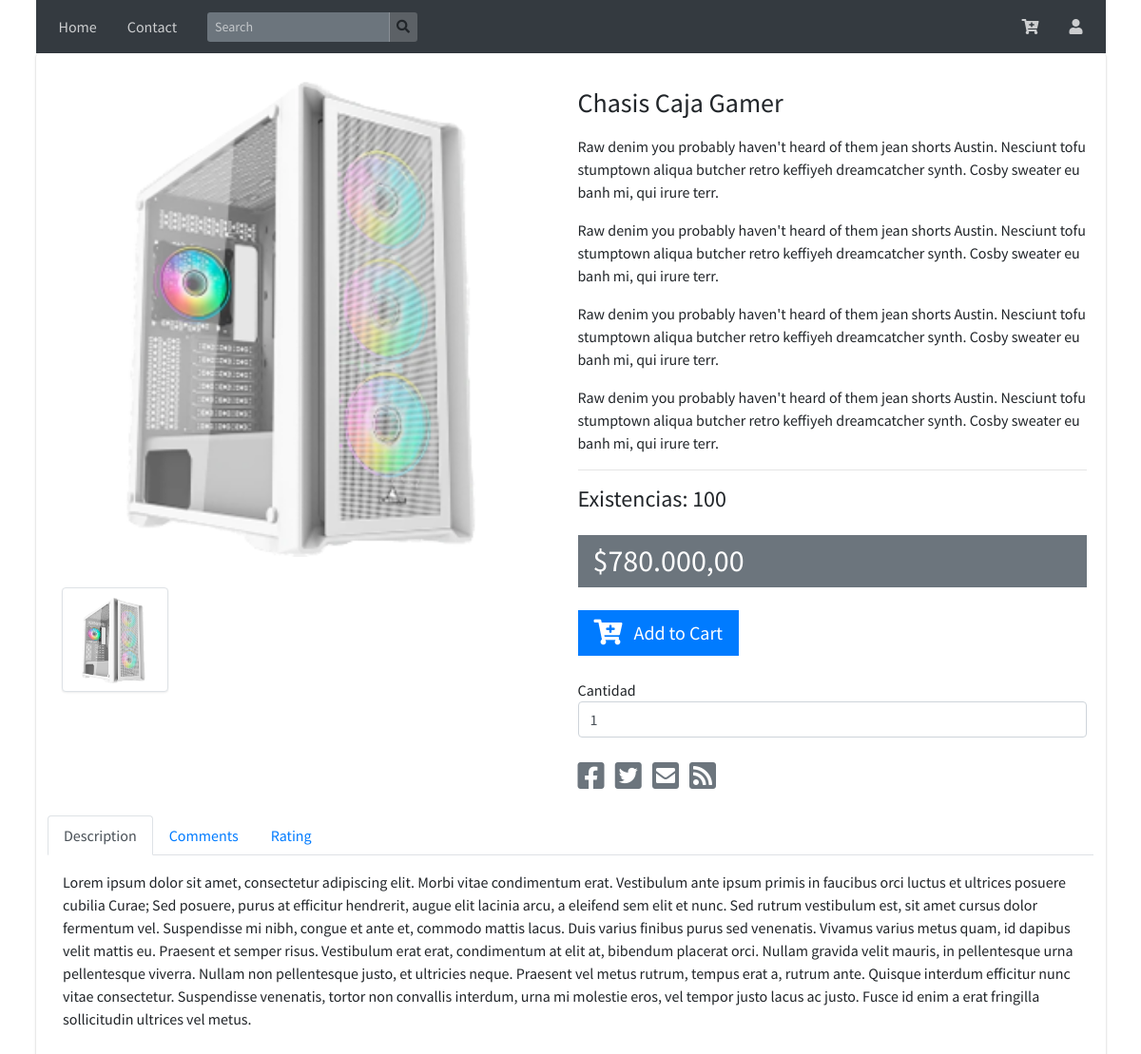
/index.php?modulo=detalleProducto&id=6, run on the app's committed database.
### tables this page shows
CREATE TABLE `files` (
  `id` int(11) NOT NULL,
  `filename` varchar(250) NOT NULL DEFAULT '',
  `filesize` int(11) NOT NULL DEFAULT 0,
  `web_path` varchar(250) NOT NULL DEFAULT '',
  `system_path` varchar(250) NOT NULL DEFAULT '',
  `test` tinyint(1) DEFAULT 0
);

CREATE TABLE `products` (
  `id` int(11) NOT NULL,
  `name` varchar(200) NOT NULL,
  `price` double NOT NULL,
  `existence` int(5) NOT NULL
);

### detalleProducto.php (the view, shortened to what this page needs)
<?php
$id = mysqli_real_escape_string($conn, $_REQUEST['id']??'');
$queryProducto = "SELECT id, name, price, existence FROM products WHERE id= '$id'";
$resProducto = mysqli_query($conn, $queryProducto);
$rowProducto = mysqli_fetch_assoc($resProducto);
?>
<div class="card card-solid">
    <div class="card-body">
        <div class="row">
            <div class="col-12 col-sm-6">
                <?php
                $queryImagenes = "SELECT
                F.web_path
                FROM
                products as P
                INNER JOIN products_files as PF
                ON PF.products_id = P.id
                INNER JOIN files as F
                ON F.id = PF.file_id
                WHERE P.id = '$id'
                ";
                $resPrimerImagen = mysqli_query($conn, $queryImagenes);
                $rowPrimerImagen = mysqli_fetch_assoc($resPrimerImagen);
                ?>
                <div class="col-12">
                    <img src="<?php echo $rowPrimerImagen['web_path']; ?>" class="product-image" alt="Product Image">
                </div>
                <div class="col-12 product-image-thumbs">
                    <?php
                    $resImagenes = mysqli_query($conn, $queryImagenes);
                    while ($rowImagenes = mysqli_fetch_array($resImagenes)) {
                    ?>
                        <div class="product-image-thumb"><img src="<?php echo $rowImagenes['web_path'] ?>" alt="Product Image"></div>
                    <?php } ?>
                </div>
            </div>
            <div class="col-12 col-sm-6">
                <h3 class="my-3"><?php echo $rowProducto['name']; ?></h3>
                <p>Raw denim you probably haven't heard of them jean shorts Austin. Nesciunt tofu stumptown aliqua butcher retro keffiyeh dreamcatcher synth. Cosby sweater eu banh mi, qui irure terr.</p>
                <p>Raw denim you probably haven't heard of them jean shorts Austin. Nesciunt tofu stumptown aliqua butcher retro keffiyeh dreamcatcher synth. Cosby sweater eu banh mi, qui irure terr.</p>
                <p>Raw denim you probably haven't heard of them jean shorts Austin. Nesciunt tofu stumptown aliqua butcher retro keffiyeh dreamcatcher synth. Cosby sweater eu banh mi, qui irure terr.</p>
                <p>Raw denim you probably haven't heard of them jean shorts Austin. Nesciunt tofu stumptown aliqua butcher retro keffiyeh dreamcatcher synth. Cosby sweater eu banh mi, qui irure terr.</p>
                <hr>
                <h4>Existencias: <?php echo $rowProducto['existence']; ?></h4>
                <div class="bg-gray py-2 px-3 mt-4">
                    <h2 class="mb-0">
                        $<?php echo number_format($rowProducto['price'], 2, ',', '.'); ?>
                    </h2>
                </div>
                <div class="mt-4">
                    <button class="btn btn-primary btn-lg btn-flat" id="agregarCarrito"
                    data-id="<?php echo $_REQUEST['id'] ?>"
                    data-nombre = "<?php echo $rowProducto['name'] ?>"
                    data-web_path = "<?php echo $rowPrimerImagen['web_path'] ?>"
                    data-precio = "<?php echo $rowProducto['price'] ?>">
                        <i class="fas fa-cart-plus fa-lg mr-2"></i>
                        Add to Cart
                    </button>
                    <div class="mt-4">
                        Cantidad
                        <input type="number" class="form-control" id="cantidadProductos" value= 1>
                    </div>
                </div>
                <div class="mt-4 product-share">
                    <a href="#" class="text-gray">
                        <i class="fab fa-facebook-square fa-2x"></i>
                    </a>
                    <a href="#" class="text-gray">
                        <i class="fab fa-twitter-square fa-2x"></i>
                    </a>
                    <a href="#" class="text-gray">
                        <i class="fas fa-envelope-square fa-2x"></i>
                    </a>
                    <a href="#" class="text-gray">
                        <i class="fas fa-rss-square fa-2x"></i>
                    </a>
                </div>
            </div>
        </div>
        <div class="row mt-4">
            <nav class="w-100">
                <div class="nav nav-tabs" id="product-tab" role="tablist">
                    <a class="nav-item nav-link active" id="product-desc-tab" data-toggle="tab" href="#product-desc" role="tab" aria-controls="product-desc" aria-selected="true">Description</a>
                    <a class="nav-item nav-link" id="product-comments-tab" data-toggle="tab" href="#product-comments" role="tab" aria-controls="product-comments" aria-selected="false">Comments</a>
                    <a class="nav-item nav-link" id="product-rating-tab" data-toggle="tab" href="#product-rating" role="tab" aria-controls="product-rating" aria-selected="false">Rating</a>
                </div>
            </nav>
            <div class="tab-content p-3" id="nav-tabContent">
                <div class="tab-pane fade show active" id="product-desc" role="tabpanel" aria-labelledby="product-desc-tab"> Lorem ipsum dolor sit amet, consectetur adipiscing elit. Morbi vitae condimentum erat. Vestibulum ante ipsum primis in faucibus orci luctus et ultrices posuere cubilia Curae; Sed posuere, purus at efficitur hendrerit, augue elit lacinia arcu, a eleifend sem elit et nunc. Sed rutrum vestibulum est, sit amet cursus dolor fermentum vel. Suspendisse mi nibh, congue et ante et, commodo mattis lacus. Duis varius finibus purus sed venenatis. Vivamus varius metus quam, id dapibus velit mattis eu. Praesent et semper risus. Vestibulum erat erat, condimentum at elit at, bibendum placerat orci. Nullam gravida velit mauris, in pellentesque urna pellentesque viverra. Nullam non pellentesque justo, et ultricies neque. Praesent vel metus rutrum, tempus erat a, rutrum ante. Quisque interdum efficitur nunc vitae consectetur. Suspendisse venenatis, tortor non convallis interdum, urna mi molestie eros, vel tempor justo lacus ac justo. Fusce id enim a erat fringilla sollicitudin ultrices vel metus. </div>
            </div>
        </div>
    </div>
</div>

### data on the page
files: web_path (picture)
products: name "Chasis Caja Gamer", existence "100", price "780.000,00"
